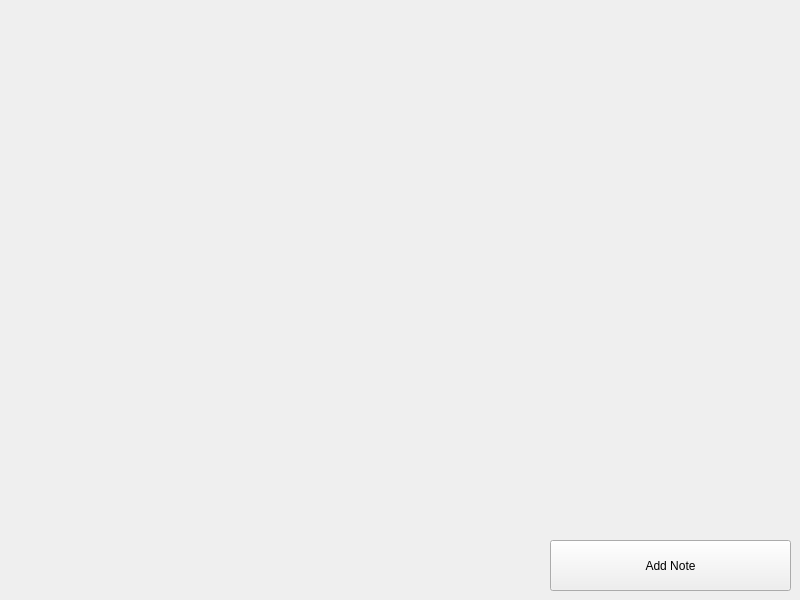
<?xml version="1.0" encoding="UTF-8"?>
<ui version="4.0">
 <class>MainWidget</class>
 <widget class="QWidget" name="MainWidget">
  <property name="geometry">
   <rect>
    <x>0</x>
    <y>0</y>
    <width>800</width>
    <height>600</height>
   </rect>
  </property>
  <property name="windowTitle">
   <string>MainWidget</string>
  </property>
  <widget class="QPushButton" name="pushButton">
   <property name="geometry">
    <rect>
     <x>550</x>
     <y>540</y>
     <width>241</width>
     <height>51</height>
    </rect>
   </property>
   <property name="text">
    <string>Add Note</string>
   </property>
  </widget>
  <widget class="QWidget" name="gridLayoutWidget">
   <property name="geometry">
    <rect>
     <x>9</x>
     <y>9</y>
     <width>781</width>
     <height>521</height>
    </rect>
   </property>
   <layout class="QGridLayout" name="Conteiner"/>
  </widget>
 </widget>
 <resources/>
 <connections/>
</ui>
